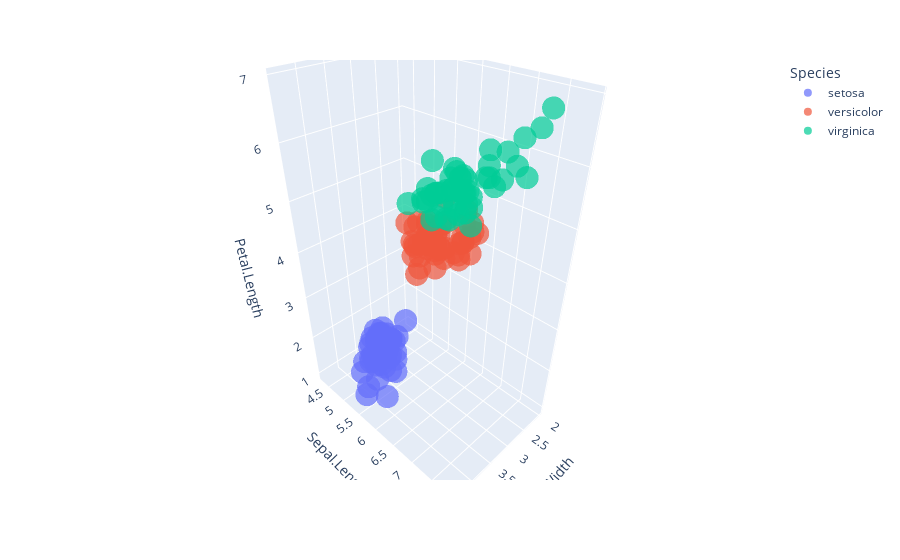

The code cell stored with this chart in its notebook:
### Code cell
fig = px.scatter_3d(iris,
                    x = 'Sepal.Width',
                    y = 'Sepal.Length',
                    z = 'Petal.Length',
                    color = 'Species',
                    opacity = 0.7)
fig.show(marker = '.')

### Figure 1 — Plotly figure (JSON) as saved in the notebook; plotly's stock layout.template omitted (floating-point values rounded to 4 significant figures)
{"data": [{"hovertemplate": "Species=setosa<br>Sepal.Width=%{x}<br>Sepal.Length=%{y}<br>Petal.Length=%{z}<extra></extra>", "legendgroup": "setosa", "marker": {"color": "#636efa", "opacity": 0.7, "symbol": "circle"}, "mode": "markers", "name": "setosa", "scene": "scene", "showlegend": true, "x": [3.5, 3.0, 3.2, 3.1, 3.6, 3.9, 3.4, 3.4, 2.9, 3.1, 3.7, 3.4, 3.0, 3.0, 4.0, 4.4, 3.9, 3.5, 3.8, 3.8, 3.4, 3.7, 3.6, 3.3, 3.4, 3.0, 3.4, 3.5, 3.4, 3.2, 3.1, 3.4, 4.1, 4.2, 3.1, 3.2, 3.5, 3.6, 3.0, 3.4, 3.5, 2.3, 3.2, 3.5, 3.8, 3.0, 3.8, 3.2, 3.7, 3.3], "y": [5.1, 4.9, 4.7, 4.6, 5.0, 5.4, 4.6, 5.0, 4.4, 4.9, 5.4, 4.8, 4.8, 4.3, 5.8, 5.7, 5.4, 5.1, 5.7, 5.1, 5.4, 5.1, 4.6, 5.1, 4.8, 5.0, 5.0, 5.2, 5.2, 4.7, 4.8, 5.4, 5.2, 5.5, 4.9, 5.0, 5.5, 4.9, 4.4, 5.1, 5.0, 4.5, 4.4, 5.0, 5.1, 4.8, 5.1, 4.6, 5.3, 5.0], "z": [1.4, 1.4, 1.3, 1.5, 1.4, 1.7, 1.4, 1.5, 1.4, 1.5, 1.5, 1.6, 1.4, 1.1, 1.2, 1.5, 1.3, 1.4, 1.7, 1.5, 1.7, 1.5, 1.0, 1.7, 1.9, 1.6, 1.6, 1.5, 1.4, 1.6, 1.6, 1.5, 1.5, 1.4, 1.5, 1.2, 1.3, 1.4, 1.3, 1.5, 1.3, 1.3, 1.3, 1.6, 1.9, 1.4, 1.6, 1.4, 1.5, 1.4], "type": "scatter3d"}, {"hovertemplate": "Species=versicolor<br>Sepal.Width=%{x}<br>Sepal.Length=%{y}<br>Petal.Length=%{z}<extra></extra>", "legendgroup": "versicolor", "marker": {"color": "#EF553B", "opacity": 0.7, "symbol": "circle"}, "mode": "markers", "name": "versicolor", "scene": "scene", "showlegend": true, "x": [3.2, 3.2, 3.1, 2.3, 2.8, 2.8, 3.3, 2.4, 2.9, 2.7, 2.0, 3.0, 2.2, 2.9, 2.9, 3.1, 3.0, 2.7, 2.2, 2.5, 3.2, 2.8, 2.5, 2.8, 2.9, 3.0, 2.8, 3.0, 2.9, 2.6, 2.4, 2.4, 2.7, 2.7, 3.0, 3.4, 3.1, 2.3, 3.0, 2.5, 2.6, 3.0, 2.6, 2.3, 2.7, 3.0, 2.9, 2.9, 2.5, 2.8], "y": [7.0, 6.4, 6.9, 5.5, 6.5, 5.7, 6.3, 4.9, 6.6, 5.2, 5.0, 5.9, 6.0, 6.1, 5.6, 6.7, 5.6, 5.8, 6.2, 5.6, 5.9, 6.1, 6.3, 6.1, 6.4, 6.6, 6.8, 6.7, 6.0, 5.7, 5.5, 5.5, 5.8, 6.0, 5.4, 6.0, 6.7, 6.3, 5.6, 5.5, 5.5, 6.1, 5.8, 5.0, 5.6, 5.7, 5.7, 6.2, 5.1, 5.7], "z": [4.7, 4.5, 4.9, 4.0, 4.6, 4.5, 4.7, 3.3, 4.6, 3.9, 3.5, 4.2, 4.0, 4.7, 3.6, 4.4, 4.5, 4.1, 4.5, 3.9, 4.8, 4.0, 4.9, 4.7, 4.3, 4.4, 4.8, 5.0, 4.5, 3.5, 3.8, 3.7, 3.9, 5.1, 4.5, 4.5, 4.7, 4.4, 4.1, 4.0, 4.4, 4.6, 4.0, 3.3, 4.2, 4.2, 4.2, 4.3, 3.0, 4.1], "type": "scatter3d"}, {"hovertemplate": "Species=virginica<br>Sepal.Width=%{x}<br>Sepal.Length=%{y}<br>Petal.Length=%{z}<extra></extra>", "legendgroup": "virginica", "marker": {"color": "#00cc96", "opacity": 0.7, "symbol": "circle"}, "mode": "markers", "name": "virginica", "scene": "scene", "showlegend": true, "x": [3.3, 2.7, 3.0, 2.9, 3.0, 3.0, 2.5, 2.9, 2.5, 3.6, 3.2, 2.7, 3.0, 2.5, 2.8, 3.2, 3.0, 3.8, 2.6, 2.2, 3.2, 2.8, 2.8, 2.7, 3.3, 3.2, 2.8, 3.0, 2.8, 3.0, 2.8, 3.8, 2.8, 2.8, 2.6, 3.0, 3.4, 3.1, 3.0, 3.1, 3.1, 3.1, 2.7, 3.2, 3.3, 3.0, 2.5, 3.0, 3.4, 3.0], "y": [6.3, 5.8, 7.1, 6.3, 6.5, 7.6, 4.9, 7.3, 6.7, 7.2, 6.5, 6.4, 6.8, 5.7, 5.8, 6.4, 6.5, 7.7, 7.7, 6.0, 6.9, 5.6, 7.7, 6.3, 6.7, 7.2, 6.2, 6.1, 6.4, 7.2, 7.4, 7.9, 6.4, 6.3, 6.1, 7.7, 6.3, 6.4, 6.0, 6.9, 6.7, 6.9, 5.8, 6.8, 6.7, 6.7, 6.3, 6.5, 6.2, 5.9], "z": [6.0, 5.1, 5.9, 5.6, 5.8, 6.6, 4.5, 6.3, 5.8, 6.1, 5.1, 5.3, 5.5, 5.0, 5.1, 5.3, 5.5, 6.7, 6.9, 5.0, 5.7, 4.9, 6.7, 4.9, 5.7, 6.0, 4.8, 4.9, 5.6, 5.8, 6.1, 6.4, 5.6, 5.1, 5.6, 6.1, 5.6, 5.5, 4.8, 5.4, 5.6, 5.1, 5.1, 5.9, 5.7, 5.2, 5.0, 5.2, 5.4, 5.1], "type": "scatter3d"}], "layout": {"scene": {"domain": {"x": [0.0, 1.0], "y": [0.0, 1.0]}, "xaxis": {"title": {"text": "Sepal.Width"}}, "yaxis": {"title": {"text": "Sepal.Length"}}, "zaxis": {"title": {"text": "Petal.Length"}}}, "legend": {"title": {"text": "Species"}, "tracegroupgap": 0}, "margin": {"t": 60}}}
